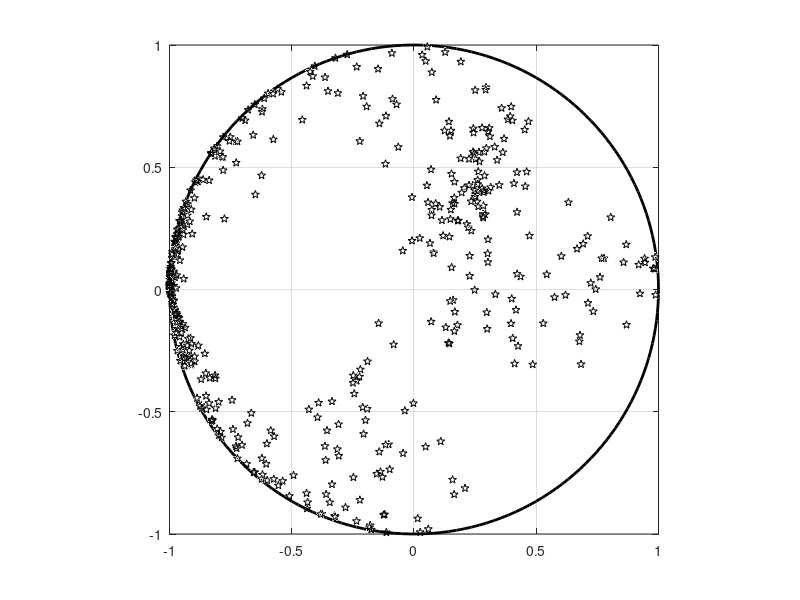

Write MATLAB code to recreate this figure.
% script to generate fault plane slip vectors for a known stress state
% Rishav Mallick, 2021, EOS

clear
% rng(42)
n = @(strike,dip) [cosd(strike)*sind(dip);-sind(strike)*sind(dip);cosd(dip)];
r = @(strike,dip,rake) [cosd(rake).*sind(strike)-sind(rake).*cosd(strike).*cosd(dip);...
    cosd(rake).*cosd(strike)+sind(rake).*sind(strike).*cosd(dip);...
    sind(rake).*sind(dip)]; 
s = @(strike) [sind(strike);cosd(strike);0];

% design matrix

Gfun = @(n) [n(1)-n(1)^3+n(1)*n(3)^2, n(2)-2*n(2)*n(1)^2, n(3)-2*n(3)*n(1)^2, -n(1)*n(2)^2+n(1)*n(3)^2, -2*n(1)*n(2)*n(3);...
            -n(2)*n(1)^2+n(2)*n(3)^2, n(1)-2*n(1)*n(2)^2, -2*n(1)*n(2)*n(3),   n(2)-n(2)^3+n(2)*n(3)^2,  n(3)-2*n(3)*n(2)^2;...
            -n(3)*n(1)^2-n(3)+n(3)^3, -2*n(1)*n(2)*n(3),  n(1)-2*n(1)*n(3)^2, -n(2)^2*n(3)-n(3)+n(3)^3,  n(2)-2*n(2)*n(3)^2];

        
% true stress state
s11p = -1;
s12p = -1;
s13p = -2;
s22p = 0;
s23p = 0;
s33p = -(s11p+s22p);

(s22p-s33p)/(s11p-s33p)
% sample fault planes at random
nobs = 500;

strikeobs = 180.*rand(nobs,1);
dipobs = 0 + 90.*rand(nobs,1);

%% create design matrix
G = zeros(nobs*3,5);
rhatvec = zeros(nobs*3,1);
nhatobs = zeros(nobs*3,1);
shatobs = zeros(nobs*3,1);
rakeobs = zeros(nobs,1);
rhatcheck = zeros(nobs*3,1);

for i = 1:nobs
    G(3*i-2:3*i,:) = Gfun(n(strikeobs(i),dipobs(i)));
    nhatobs(3*i-2:3*i,1) = n(strikeobs(i),dipobs(i));
    shatobs(3*i-2:3*i,1) = s(strikeobs(i));
end

% predict rake vectors
rvec = G*[s11p;s12p;s13p;s22p;s23p];
for i = 1:nobs
    rhatvec(3*i-2:3*i,1) = rvec(3*i-2:3*i,1)./sqrt(sum(rvec(3*i-2:3*i,1).^2));
    
%     rakeobs(i) = acosd(dot(rhatvec(3*i-2:3*i,1),shatobs(3*i-2:3*i,1)));
    rdots = dot(rhatvec(3*i-2:3*i,1),shatobs(3*i-2:3*i,1));
    rakeobs(i) = atan2d(rhatvec(3*i),rdots*sind(dipobs(i)));
    
    rhatcheck(3*i-2:3*i,1) = r(strikeobs(i),dipobs(i),rakeobs(i));
end

dummy = rhatvec - rhatcheck;

figure(11),clf
plot3(rhatvec(1:3:end),rhatvec(2:3:end),rhatvec(3:3:end),'kp'), hold on
plot(cosd(linspace(0,180)),sind(linspace(0,180)),'k-','LineWidth',2)
plot(cosd(linspace(0,180)),-sind(linspace(0,180)),'k-','LineWidth',2)
axis tight equal
grid on, box on
view(0,90)

T = [zeros(nobs,2),strikeobs,dipobs,rakeobs];
save('INPUTdata.mat','T')